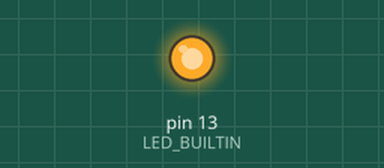
The program below on a simulated Teensy 4. Parts: output pins drawn as LEDs (lit = HIGH).

Above: at 0.1 s.
At 1.1 s:
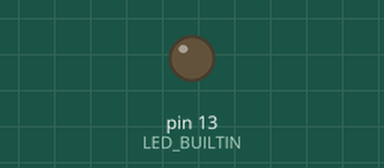
Timing chart, 0 to 2.6 s (numbered marks = the images above):
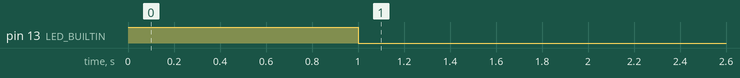

The program:

main.cpp
```cpp
/**
 * Blink
 *
 * Turns on an LED on for one second,
 * then off for one second, repeatedly.
 *
 * Source: https://docs.arduino.cc/learn/electronics/servo-motors/
 */

#include "Arduino.h"

#ifndef LED_BUILTIN
  #define LED_BUILTIN 13
#endif

bool read_serial = false;

void setup() {
    Serial.begin(115200);
    Serial2.begin(115200);

    // initialize LED digital pin as an output.
    pinMode(LED_BUILTIN, OUTPUT);

    digitalWrite(LED_BUILTIN, HIGH);

    delay(1000);

    //while (!Serial2) { }

    // Turn led off
    digitalWrite(LED_BUILTIN, LOW);
}

void loop() {
    if (read_serial){
        if (Serial2.available()) {
            char c = Serial2.read();
            Serial.write(c);
        }
    } else {
        Serial2.println("Teensy can send");
        delay(1000);
    }
}
```
